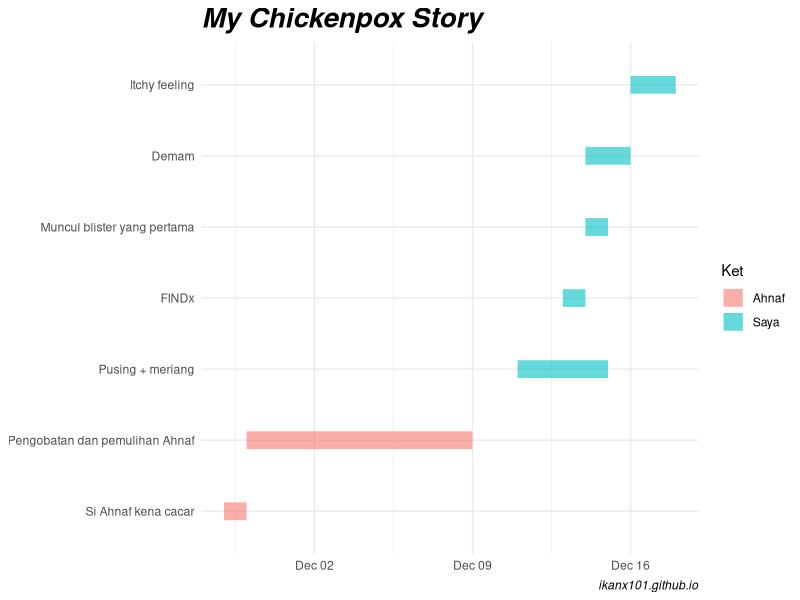

The R source for this figure:
## ---- chunk 1
knitr::opts_chunk$set(echo = TRUE)
## ---- chunk 2
library(reshape2)
library(ggplot2)

tasks <- c("Si Ahnaf kena cacar", 
           "Pengobatan dan pemulihan Ahnaf", 
           "Pusing + meriang",
           "FINDx",
           "Muncul blister yang pertama",
           "Demam",
           "Itchy feeling")
dfr <- data.frame(
  name        = factor(tasks, levels = tasks),
  start.date  = as.Date(c("2019-11-28", 
                          "2019-11-29",
                          "2019-12-11",
                          "2019-12-13",
                          "2019-12-14",
                          "2019-12-14",
                          "2019-12-16")),
  end.date    = as.Date(c("2019-11-29", 
                          "2019-12-09",
                          "2019-12-15",
                          "2019-12-14",
                          "2019-12-15",
                          "2019-12-16",
                          "2019-12-18")),
  Ket = c("Ahnaf","Ahnaf","Saya","Saya","Saya","Saya",
           "Saya")
  )

mdfr <- melt(dfr, measure.vars = c("start.date", "end.date"))

ggplot(mdfr, aes(value, name, color=Ket)) + 
  geom_line(size = 6, alpha=.6) +
  xlab(NULL) + 
  ylab(NULL) +
  theme_minimal() +
  labs(title="My Chickenpox Story",
       caption="ikanx101.github.io") +
  theme(plot.title = element_text(size=20,
                                  face="bold.italic"),
        plot.caption = element_text(face="italic"))
